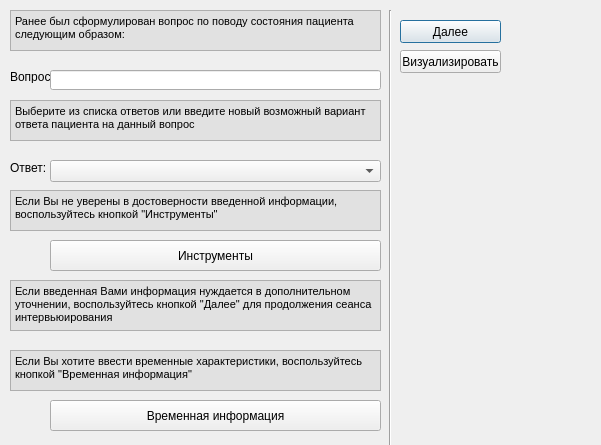
<?xml version="1.0" encoding="UTF-8"?>
<ui version="4.0">
 <class>Dialog6</class>
 <widget class="QDialog" name="Dialog6">
  <property name="geometry">
   <rect>
    <x>0</x>
    <y>0</y>
    <width>601</width>
    <height>445</height>
   </rect>
  </property>
  <property name="windowTitle">
   <string>Dialog</string>
  </property>
  <widget class="QTextBrowser" name="textBrowser_3">
   <property name="geometry">
    <rect>
     <x>10</x>
     <y>190</y>
     <width>371</width>
     <height>41</height>
    </rect>
   </property>
   <property name="mouseTracking">
    <bool>false</bool>
   </property>
   <property name="styleSheet">
    <string notr="true">background-color: rgb(225, 225, 225)</string>
   </property>
   <property name="html">
    <string>&lt;!DOCTYPE HTML PUBLIC &quot;-//W3C//DTD HTML 4.0//EN&quot; &quot;http://www.w3.org/TR/REC-html40/strict.dtd&quot;&gt;
&lt;html&gt;&lt;head&gt;&lt;meta name=&quot;qrichtext&quot; content=&quot;1&quot; /&gt;&lt;style type=&quot;text/css&quot;&gt;
p, li { white-space: pre-wrap; }
&lt;/style&gt;&lt;/head&gt;&lt;body style=&quot; font-family:'MS Shell Dlg 2'; font-size:8.25pt; font-weight:400; font-style:normal;&quot;&gt;
&lt;p style=&quot; margin-top:0px; margin-bottom:0px; margin-left:0px; margin-right:0px; -qt-block-indent:0; text-indent:0px;&quot;&gt;Если Вы не уверены в достоверности введенной информации, воспользуйтесь кнопкой &amp;quot;Инструменты&amp;quot;&lt;/p&gt;&lt;/body&gt;&lt;/html&gt;</string>
   </property>
  </widget>
  <widget class="Line" name="line">
   <property name="geometry">
    <rect>
     <x>380</x>
     <y>10</y>
     <width>20</width>
     <height>451</height>
    </rect>
   </property>
   <property name="orientation">
    <enum>Qt::Vertical</enum>
   </property>
  </widget>
  <widget class="QTextBrowser" name="textBrowser_2">
   <property name="geometry">
    <rect>
     <x>10</x>
     <y>100</y>
     <width>371</width>
     <height>41</height>
    </rect>
   </property>
   <property name="mouseTracking">
    <bool>false</bool>
   </property>
   <property name="styleSheet">
    <string>background-color: rgb(225, 225, 225)</string>
   </property>
   <property name="html">
    <string>&lt;!DOCTYPE HTML PUBLIC &quot;-//W3C//DTD HTML 4.0//EN&quot; &quot;http://www.w3.org/TR/REC-html40/strict.dtd&quot;&gt;
&lt;html&gt;&lt;head&gt;&lt;meta name=&quot;qrichtext&quot; content=&quot;1&quot; /&gt;&lt;style type=&quot;text/css&quot;&gt;
p, li { white-space: pre-wrap; }
&lt;/style&gt;&lt;/head&gt;&lt;body style=&quot; font-family:'MS Shell Dlg 2'; font-size:8.25pt; font-weight:400; font-style:normal;&quot;&gt;
&lt;p style=&quot; margin-top:0px; margin-bottom:0px; margin-left:0px; margin-right:0px; -qt-block-indent:0; text-indent:0px;&quot;&gt;Выберите из списка ответов или введите новый возможный вариант ответа пациента на данный вопрос&lt;/p&gt;&lt;/body&gt;&lt;/html&gt;</string>
   </property>
  </widget>
  <widget class="QPushButton" name="Bdalee">
   <property name="geometry">
    <rect>
     <x>400</x>
     <y>20</y>
     <width>101</width>
     <height>23</height>
    </rect>
   </property>
   <property name="text">
    <string>Далее</string>
   </property>
  </widget>
  <widget class="QPushButton" name="Bvisual">
   <property name="geometry">
    <rect>
     <x>400</x>
     <y>50</y>
     <width>101</width>
     <height>23</height>
    </rect>
   </property>
   <property name="text">
    <string>Визуализировать</string>
   </property>
  </widget>
  <widget class="QComboBox" name="comboBox_answer">
   <property name="geometry">
    <rect>
     <x>50</x>
     <y>160</y>
     <width>331</width>
     <height>22</height>
    </rect>
   </property>
  </widget>
  <widget class="QPushButton" name="Binstruments">
   <property name="geometry">
    <rect>
     <x>50</x>
     <y>240</y>
     <width>331</width>
     <height>31</height>
    </rect>
   </property>
   <property name="text">
    <string>Инструменты</string>
   </property>
  </widget>
  <widget class="QTextBrowser" name="textBrowser">
   <property name="geometry">
    <rect>
     <x>10</x>
     <y>10</y>
     <width>371</width>
     <height>41</height>
    </rect>
   </property>
   <property name="mouseTracking">
    <bool>false</bool>
   </property>
   <property name="styleSheet">
    <string>background-color: rgb(225, 225, 225)</string>
   </property>
   <property name="html">
    <string>&lt;!DOCTYPE HTML PUBLIC &quot;-//W3C//DTD HTML 4.0//EN&quot; &quot;http://www.w3.org/TR/REC-html40/strict.dtd&quot;&gt;
&lt;html&gt;&lt;head&gt;&lt;meta name=&quot;qrichtext&quot; content=&quot;1&quot; /&gt;&lt;style type=&quot;text/css&quot;&gt;
p, li { white-space: pre-wrap; }
&lt;/style&gt;&lt;/head&gt;&lt;body style=&quot; font-family:'MS Shell Dlg 2'; font-size:8.25pt; font-weight:400; font-style:normal;&quot;&gt;
&lt;p style=&quot; margin-top:0px; margin-bottom:0px; margin-left:0px; margin-right:0px; -qt-block-indent:0; text-indent:0px;&quot;&gt;Ранее был сформулирован вопрос по поводу состояния пациента следующим образом:&lt;/p&gt;&lt;/body&gt;&lt;/html&gt;</string>
   </property>
  </widget>
  <widget class="QTextBrowser" name="textBrowser_4">
   <property name="geometry">
    <rect>
     <x>10</x>
     <y>280</y>
     <width>371</width>
     <height>51</height>
    </rect>
   </property>
   <property name="styleSheet">
    <string notr="true">background-color:rgb(225, 225, 225)</string>
   </property>
   <property name="html">
    <string>&lt;!DOCTYPE HTML PUBLIC &quot;-//W3C//DTD HTML 4.0//EN&quot; &quot;http://www.w3.org/TR/REC-html40/strict.dtd&quot;&gt;
&lt;html&gt;&lt;head&gt;&lt;meta name=&quot;qrichtext&quot; content=&quot;1&quot; /&gt;&lt;style type=&quot;text/css&quot;&gt;
p, li { white-space: pre-wrap; }
&lt;/style&gt;&lt;/head&gt;&lt;body style=&quot; font-family:'MS Shell Dlg 2'; font-size:8.25pt; font-weight:400; font-style:normal;&quot;&gt;
&lt;p style=&quot; margin-top:0px; margin-bottom:0px; margin-left:0px; margin-right:0px; -qt-block-indent:0; text-indent:0px;&quot;&gt;Если введенная Вами информация нуждается в дополнительном уточнении, воспользуйтесь кнопкой &amp;quot;Далее&amp;quot; для продолжения сеанса интервьюирования&lt;/p&gt;&lt;/body&gt;&lt;/html&gt;</string>
   </property>
  </widget>
  <widget class="QLabel" name="label">
   <property name="geometry">
    <rect>
     <x>10</x>
     <y>70</y>
     <width>47</width>
     <height>13</height>
    </rect>
   </property>
   <property name="text">
    <string>Вопрос:</string>
   </property>
   <property name="textFormat">
    <enum>Qt::RichText</enum>
   </property>
  </widget>
  <widget class="QLabel" name="label_2">
   <property name="geometry">
    <rect>
     <x>10</x>
     <y>160</y>
     <width>47</width>
     <height>16</height>
    </rect>
   </property>
   <property name="text">
    <string>Ответ:</string>
   </property>
  </widget>
  <widget class="QLineEdit" name="question">
   <property name="geometry">
    <rect>
     <x>50</x>
     <y>70</y>
     <width>331</width>
     <height>20</height>
    </rect>
   </property>
   <property name="text">
    <string/>
   </property>
  </widget>
  <widget class="QTextBrowser" name="textBrowser_5">
   <property name="geometry">
    <rect>
     <x>10</x>
     <y>350</y>
     <width>371</width>
     <height>41</height>
    </rect>
   </property>
   <property name="mouseTracking">
    <bool>false</bool>
   </property>
   <property name="styleSheet">
    <string notr="true">background-color: rgb(225, 225, 225)</string>
   </property>
   <property name="html">
    <string>&lt;!DOCTYPE HTML PUBLIC &quot;-//W3C//DTD HTML 4.0//EN&quot; &quot;http://www.w3.org/TR/REC-html40/strict.dtd&quot;&gt;
&lt;html&gt;&lt;head&gt;&lt;meta name=&quot;qrichtext&quot; content=&quot;1&quot; /&gt;&lt;style type=&quot;text/css&quot;&gt;
p, li { white-space: pre-wrap; }
&lt;/style&gt;&lt;/head&gt;&lt;body style=&quot; font-family:'MS Shell Dlg 2'; font-size:8.25pt; font-weight:400; font-style:normal;&quot;&gt;
&lt;p style=&quot; margin-top:0px; margin-bottom:0px; margin-left:0px; margin-right:0px; -qt-block-indent:0; text-indent:0px;&quot;&gt;Если Вы хотите ввести временные характеристики, воспользуйтесь кнопкой &amp;quot;Временная информация&amp;quot;&lt;/p&gt;&lt;/body&gt;&lt;/html&gt;</string>
   </property>
  </widget>
  <widget class="QPushButton" name="BtempInfo">
   <property name="geometry">
    <rect>
     <x>50</x>
     <y>400</y>
     <width>331</width>
     <height>31</height>
    </rect>
   </property>
   <property name="text">
    <string>Временная информация</string>
   </property>
  </widget>
 </widget>
 <resources/>
 <connections/>
</ui>
